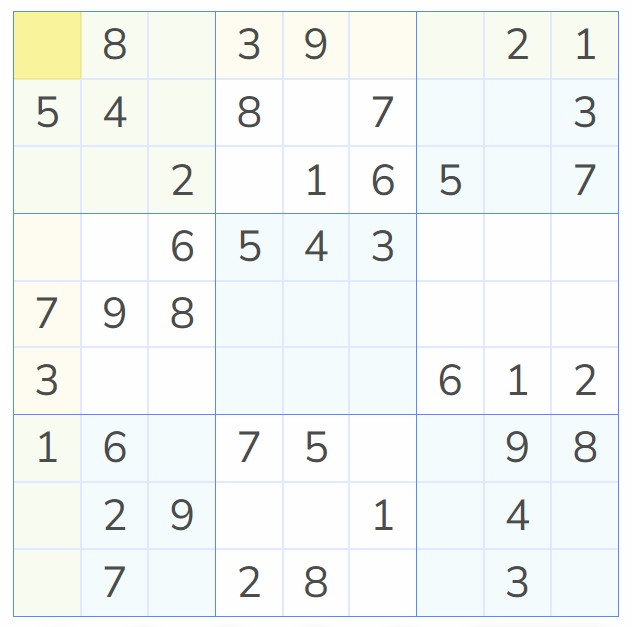
#> input picture SudokuImages/Sudoku6.jpg, 632 x 627 px, found by its file name
$ jupyter execute DigitExtractor.ipynb   (shell and % lines are left out)
#> lines starting #> are read from the running program, lines starting #| are printed output that depends on the picture; after the words box and inside, x2 and y2 are one past the last pixel; in counts of white or black regions, pixels touching at a corner belong together
# Extracting Numbers from a Sudoku

### Importing Libraries

[cell 1]
import cv2
import matplotlib.pyplot as plt
import numpy as np

#### Helper Function to display images

[cell 2]
def show(img):
    plt.figure()
    plt.imshow(img, cmap='gray')

#### Helper Function to save images

[cell 3]
def save_images(numbers):
    for i in range(len(numbers)):
        img = numbers[i]
        filename = str(i) + ".jpg"
        cv2.imwrite("number_images/" + filename, img)
        show(img)

### Reading the image

[cell 4]
image = cv2.imread('SudokuImages/Sudoku6.jpg')
#> image is the input picture: shape (627, 632, 3); mean B, G, R 244.5, 246.1, 242.5
image = cv2.resize(image, (640, 640))
#> image: shape (640, 640, 3)
# show(image)

### Converting image to grayscale

[cell 5]
gray = cv2.cvtColor(image, cv2.COLOR_BGR2GRAY)
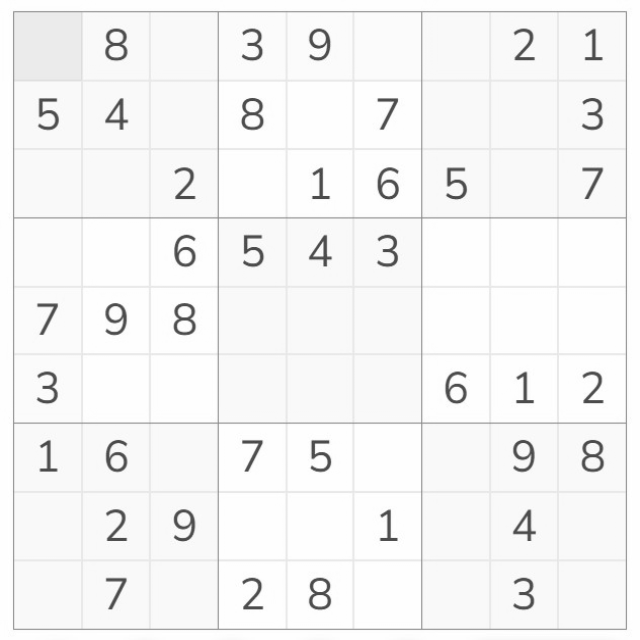
#> gray: shape (640, 640); min 66, max 255, mean 244.8
show(gray)

### Thresholding the image

[cell 6]
thresh = cv2.adaptiveThreshold(gray,255,cv2.ADAPTIVE_THRESH_GAUSSIAN_C, cv2.THRESH_BINARY_INV,57,5)
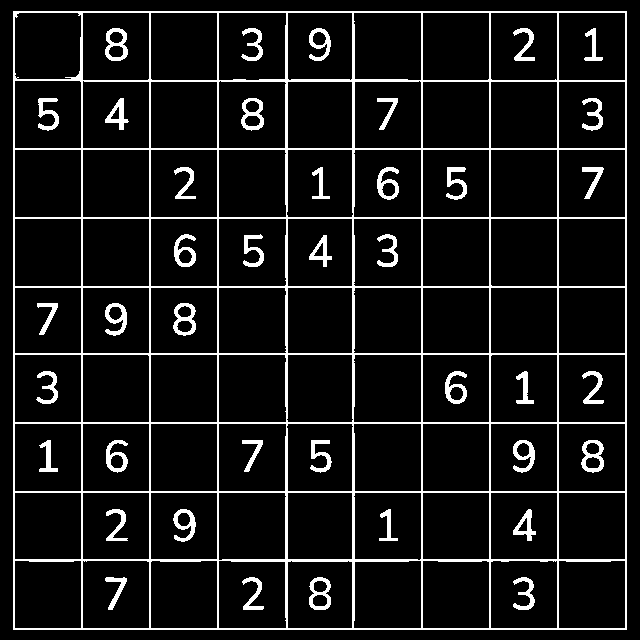
#> thresh: shape (640, 640); 9.2% white; 41 white regions
img_thresh = np.copy(thresh)
show(img_thresh)

### Find Contours and fill small contours (numbers, noise)

[cell 7]
conts, hierarchy = cv2.findContours(thresh, cv2.RETR_TREE, cv2.CHAIN_APPROX_SIMPLE)
#> conts = 143 contours; largest, box (x1, y1, x2, y2) and area: (13, 11, 627, 630) 378834, (218, 218, 287, 287) 4576, (353, 354, 422, 423) 4572, (218, 354, 287, 423) 4572, (353, 218, 422, 287) 4572
for contour in conts:
    area = cv2.contourArea(contour)
    if area < 1200:
        cv2.drawContours(thresh, [contour], -1, (0,0,0), -1)
#> this loop made 143 passes
#> area on passes 2 to 13: 4509, 4533.5, 229, 4507.5, 4507, 4355, 564, 153, 137, 4509, 215, 4511.5
#> (contour, area) on pass 1: ([[13, 11], [13, 629], [626, 629], [626, 11]], 378834)
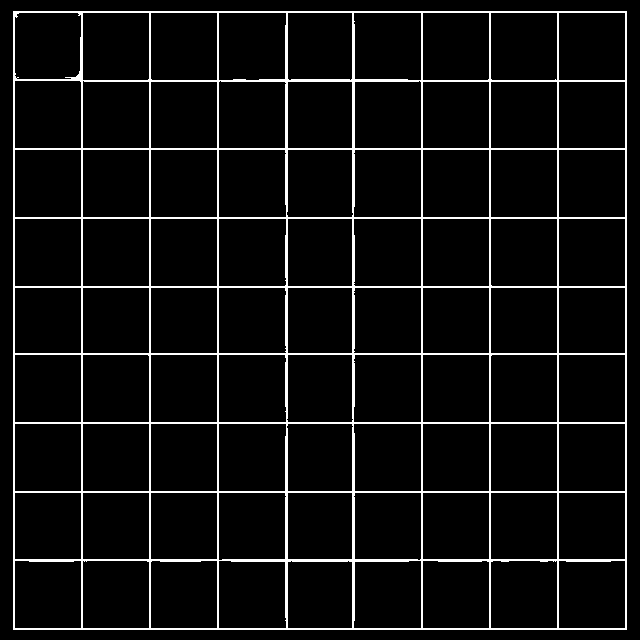
#> thresh: shape (640, 640); 6.3% white in thin lines or dots
show(thresh)

### Make Edges more Distinct

[cell 8]
vertical_kernel = cv2.getStructuringElement(cv2.MORPH_RECT, (1,5))
#> vertical_kernel = [1, 1, 1, 1, 1]
thresh = cv2.morphologyEx(thresh, cv2.MORPH_CLOSE, vertical_kernel, iterations=9)
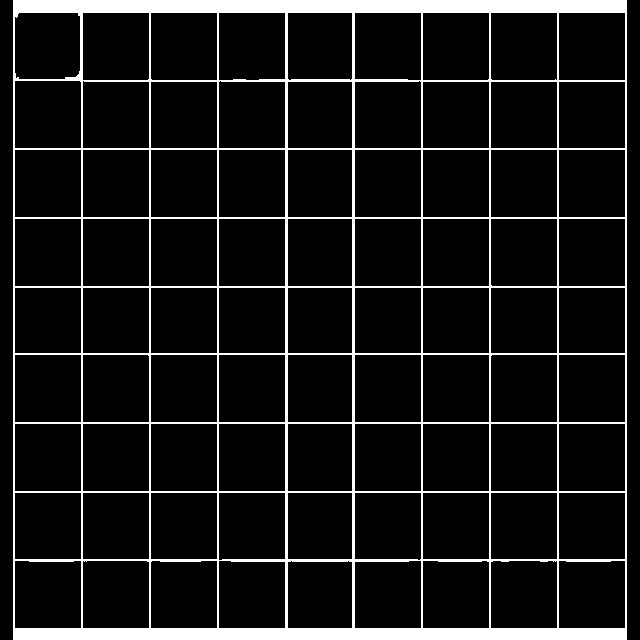
#> thresh: shape (640, 640); 9.5% white; 1 white region, box (x1, y1, x2, y2) and area: (13, 0, 627, 640) 39017
horizontal_kernel = cv2.getStructuringElement(cv2.MORPH_RECT, (5,1))
#> horizontal_kernel = [[1, 1, 1, 1, 1]]
thresh = cv2.morphologyEx(thresh, cv2.MORPH_CLOSE, horizontal_kernel, iterations=9)
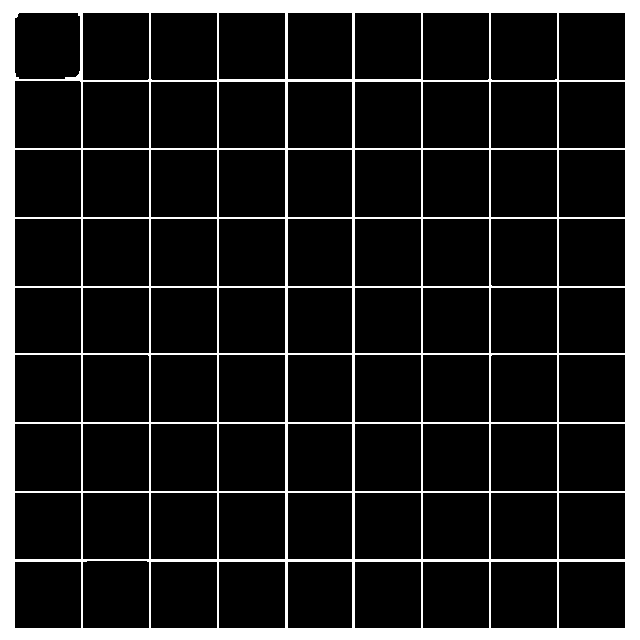
#> thresh: shape (640, 640); 13.6% white; 1 white region, box (x1, y1, x2, y2) and area: (0, 0, 640, 640) 55871
show(thresh)

### Inverting Image

[cell 9]
invert = 255 - thresh
#> invert: shape (640, 640); 86.4% white; 1 black region
show(invert)

### Finding Contours again to extract cell contours while excluding outline rectangles and noise

[cell 10]
contours, hierarchy = cv2.findContours(invert, cv2.RETR_TREE, cv2.CHAIN_APPROX_SIMPLE)
#> contours = 81 contours; largest, box (x1, y1, x2, y2) and area: (559, 424, 625, 491) 4290, (491, 424, 557, 491) 4290, (423, 424, 489, 491) 4290, (355, 424, 421, 491) 4290, (219, 424, 285, 491) 4290
contours = [cnt for cnt in contours if cv2.contourArea(cnt) < 8000 and cv2.contourArea(cnt) > 2000]

### Drawing extracted contours for better visualization

[cell 11]
white = np.ones((640, 640, 3), np.uint8) * 255
for cnt in contours:
    cv2.drawContours(white, [cnt], -1, (255, 0, 0), 1)
#> this loop made 81 passes
#> cnt on passes 1, 2, 3, 4, 5, 6, 7, 8, 10, 11, 12, 13: [[559, 562], [559, 627], [624, 627], [624, 562]], [[491, 562], [491, 627], [556, 627], [556, 562]], [[423, 562], [423, 627], [488, 627], [488, 562]], [[355, 562], [355, 627], [420, 627], [420, 562]], [[288, 562], [288, 627], [351, 627], [351, 562]], [[219, 562], [219, 627], [284, 627], [284, 562]], [[151, 562], [151, 627], [216, 627], [216, 562]], [[15, 562], [15, 627], [80, 627], [80, 562]], [[559, 493], [559, 558], [624, 558], [624, 493]], [[491, 493], [491, 558], [556, 558], [556, 493]], [[423, 493], [423, 558], [488, 558], [488, 493]], [[355, 493], [355, 558], [420, 558], [420, 493]]
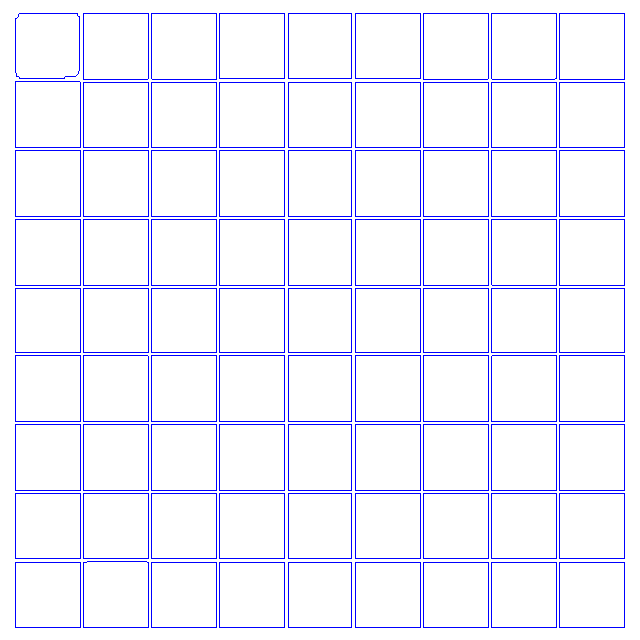
#> white: shape (640, 640, 3); mean of channels 0, 1, 2 255, 241.9, 241.9; drawn as B, G, R
show(white)

### Getting Bounding Rectangles of each contour

[cell 12]
rects = [cv2.boundingRect(cnt) for cnt in contours]
#> rects = 81 items, first 6: (559, 562, 66, 66), (491, 562, 66, 66), (423, 562, 66, 66), (355, 562, 66, 66), (288, 562, 64, 66), (219, 562, 66, 66)
# print(len(contours))

### Drawing Bounding Rectangles for better visualization

[cell 13]
white = np.ones((640, 640, 3), np.uint8) * 255
for rect in rects:
    x, y, w, h = rect
    cv2.rectangle(white, (x, y), (x+w, y+h), (255, 0, 0), 1)
#> this loop made 81 passes
#> (x, y, w, h) on passes 1 to 12: (559, 562, 66, 66), (491, 562, 66, 66), (423, 562, 66, 66), (355, 562, 66, 66), (288, 562, 64, 66), (219, 562, 66, 66), (151, 562, 66, 66), (15, 562, 66, 66), (83, 561, 66, 67), (559, 493, 66, 66), (491, 493, 66, 66), (423, 493, 66, 66)
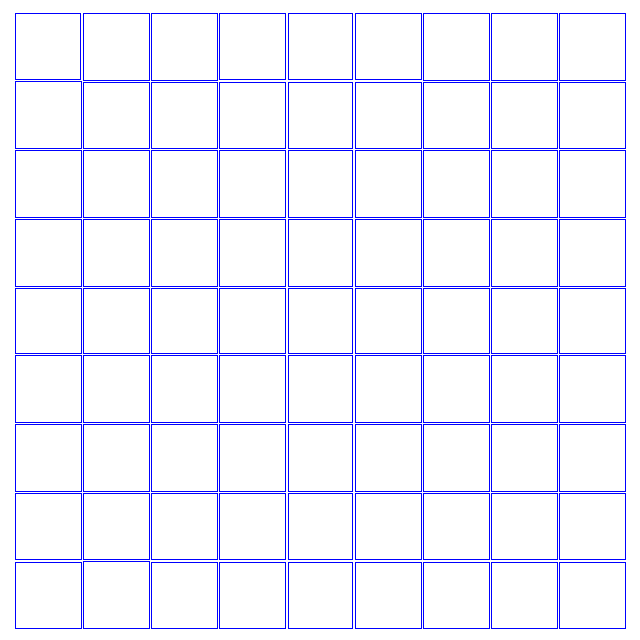
#> white: shape (640, 640, 3); mean of channels 0, 1, 2 255, 241.7, 241.7; drawn as B, G, R
show(white)

### Sorting the bounding rectangles in a left-to-right, top-to-bottom fashion

[cell 14]
rects = sorted(rects, key= lambda roi: (roi[1]))
#> rects = 81 items, first 6: (559, 13, 66, 67), (491, 13, 66, 67), (423, 13, 66, 67), (355, 13, 66, 66), (288, 13, 64, 66), (219, 13, 66, 66)
for i in range(9):
    rects[9*i : 9*(i+1)] = sorted(rects[9*i : 9*(i+1)], key= lambda roi: (roi[0]))
#> after the loop, rects = 81 items, first 6: (15, 13, 65, 66), (83, 13, 66, 67), (151, 13, 66, 67), (219, 13, 66, 66), (288, 13, 64, 66), (355, 13, 66, 66)

### Extracting cells from grayscale image

[cell 15]
numbers = []
for roi in rects:
    x, y, w, h = roi
    num = img_thresh[y:y+h,x:x+w]
    numbers.append(num)
#> this loop made 81 passes
#> pass 1, `num = img_thresh[y:y+h,x:x+w]`:
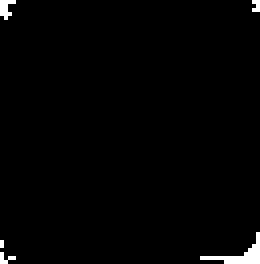
#> num: shape (66, 65) (shown 4 times larger); 1.4% white; 5 white regions (4 under 20 px), largest, box (x1, y1, x2, y2) and area: (50, 58, 65, 66) 36
#> pass 3, `num = img_thresh[y:y+h,x:x+w]`:
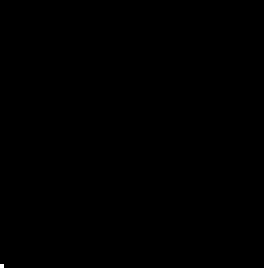
#> num: shape (67, 66) (shown 4 times larger); 0.02% white in thin lines or dots, all inside (x1, y1, x2, y2) = (0, 66, 1, 67)
#> after the loop, numbers = 81 items

[cell 16]
for num in numbers:
    print(num.sum())
#> this loop made 81 passes
#| 15555
#| 95880
#| 255
#| 73185
#| 84915
#| 0
#| 255
#| 74205
#> (further printed lines are left out)

### Saving the extracted cells into the number_images directory

[cell 17]
save_images(numbers)
#> the loop in save_images, `for i in range(len(numbers)):` made 81 passes
#> filename on passes 1 to 12: '0.jpg', '1.jpg', '2.jpg', '3.jpg', '4.jpg', '5.jpg', '6.jpg', '7.jpg', '8.jpg', '9.jpg', '10.jpg', '11.jpg'
#> after the loop in save_images, `for i in range(len(numbers)):`: img: shape (66, 66); every value is 0
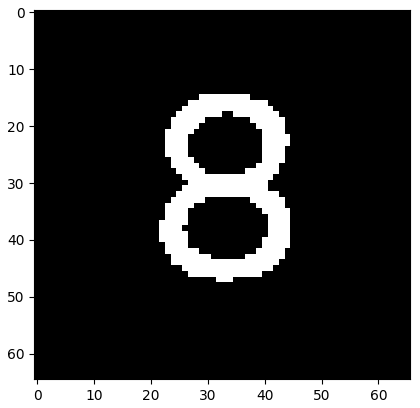
#> figure drawn by matplotlib, 1 panel

$ run again, with SudokuImages/Sudoku1.jpg copied over SudokuImages/Sudoku6.jpg
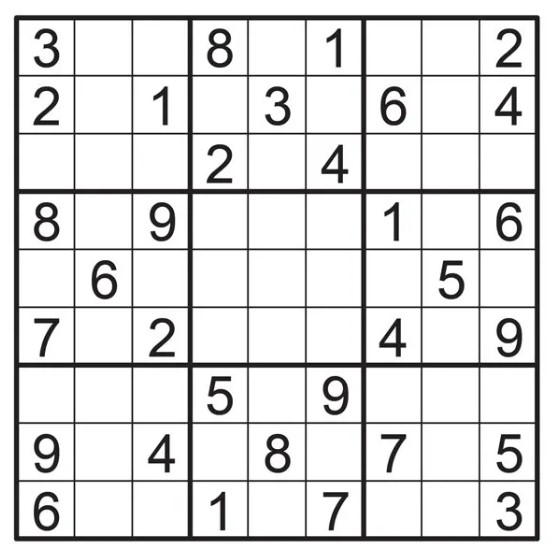
#> input picture SudokuImages/Sudoku1.jpg, 556 x 552 px, found by its file name
#> image is the input picture: shape (552, 556, 3); mean B, G, R 222.3, 222.3, 222.4
#> image: shape (640, 640, 3)
#> conts = 132 contours; largest, box (x1, y1, x2, y2) and area: (16, 17, 622, 628) 369045, (286, 491, 352, 557) 4161, (486, 491, 551, 557) 4158, (486, 290, 551, 356) 4156, (86, 290, 152, 356) 4132
#> the loop `for contour in conts:` made 132 passes
#> area on passes 1 to 8: 369045, 3910.5, 514.5, 4030, 3914.5, 3904, 396, 4044.5
#> after the loop `for contour in conts:`:
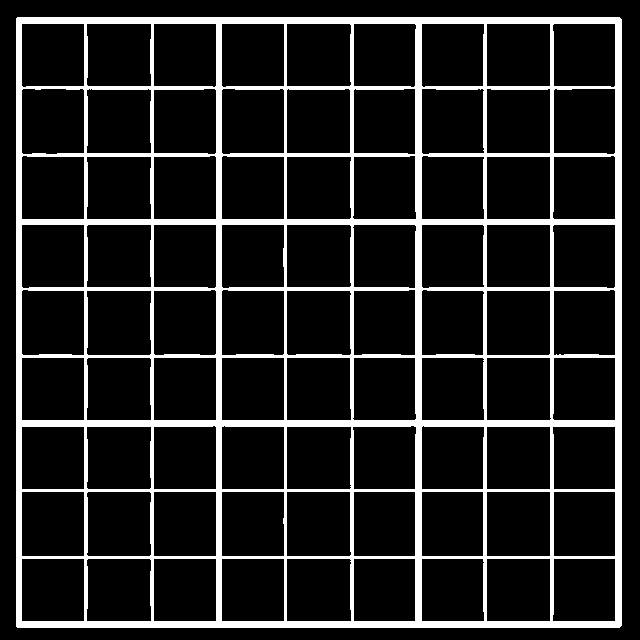
#> thresh: shape (640, 640); 13.7% white; 1 white region, box (x1, y1, x2, y2) and area: (16, 17, 622, 628) 56054
#> vertical_kernel = [1, 1, 1, 1, 1]
#> horizontal_kernel = [[1, 1, 1, 1, 1]]
#> invert: shape (640, 640); 76.5% white; 1 black region
#> `contours, hierarchy = cv2.findContours(invert, cv2.RETR_TREE, cv2.CHAI..`: contours = 82 contours; largest, box (x1, y1, x2, y2) and area: (487, 492, 550, 556) 3906, (287, 492, 350, 556) 3906, (487, 291, 550, 355) 3906, (287, 291, 350, 354) 3844, (487, 90, 550, 153) 3844
#> `contours = [cnt for cnt in contours if cv2.contourArea(cnt) < 8000 and..`: contours = 81 contours; largest, box (x1, y1, x2, y2) and area: (487, 492, 550, 556) 3906, (287, 492, 350, 556) 3906, (487, 291, 550, 355) 3906, (287, 291, 350, 354) 3844, (487, 90, 550, 153) 3844
#> the loop `for cnt in contours:` made 81 passes
#> cnt on passes 1 to 8: [[554, 559], [554, 620], [614, 620], [614, 559]], [[487, 559], [487, 620], [549, 620], [549, 559]], [[422, 559], [422, 620], [482, 620], [482, 559]], [[354, 559], [354, 620], [414, 620], [414, 559]], [[287, 559], [287, 620], [349, 620], [349, 559]], [[222, 559], [222, 620], [283, 620], [283, 559]], [[154, 559], [154, 620], [215, 620], [215, 559]], [[88, 559], [88, 620], [149, 620], [149, 559]]
#> `rects = [cv2.boundingRect(cnt) for cnt in contours]`: rects = 81 items, first 6: (554, 559, 61, 62), (487, 559, 63, 62), (422, 559, 61, 62), (354, 559, 61, 62), (287, 559, 63, 62), (222, 559, 62, 62)
#> the loop `for rect in rects:` made 81 passes
#> `rects = sorted(rects, key= lambda roi: (roi[1]))`: rects = 81 items, first 6: (554, 24, 61, 62), (487, 24, 63, 62), (422, 24, 61, 62), (354, 24, 61, 62), (287, 24, 63, 62), (222, 24, 62, 62)
#> after the loop `for i in range(9):`: rects = 81 items, first 6: (22, 24, 62, 62), (88, 24, 62, 62), (154, 24, 62, 62), (222, 24, 62, 62), (287, 24, 63, 62), (354, 24, 61, 62)
#> the loop `for roi in rects:` made 81 passes
#> after the loop `for roi in rects:`: numbers = 81 items
#> the loop `for num in numbers:` made 81 passes
#| 153765
#| 0
#| 0
#| 183600
#| 0
#> (further printed lines are left out)
#> the loop in save_images, `for i in range(len(numbers)):` made 81 passes
#> filename on passes 1 to 8: '0.jpg', '1.jpg', '2.jpg', '3.jpg', '4.jpg', '5.jpg', '6.jpg', '7.jpg'
#> `[cell 17] save_images(numbers)`:
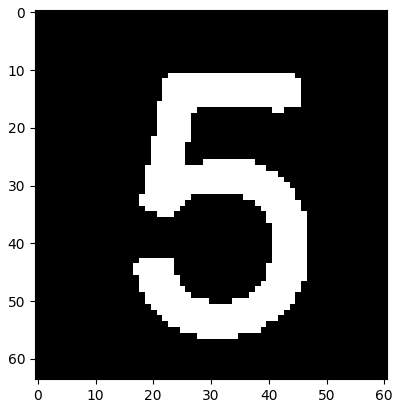
#> figure drawn by matplotlib, 1 panel

$ run again, with SudokuImages/Sudoku2.jpg copied over SudokuImages/Sudoku6.jpg
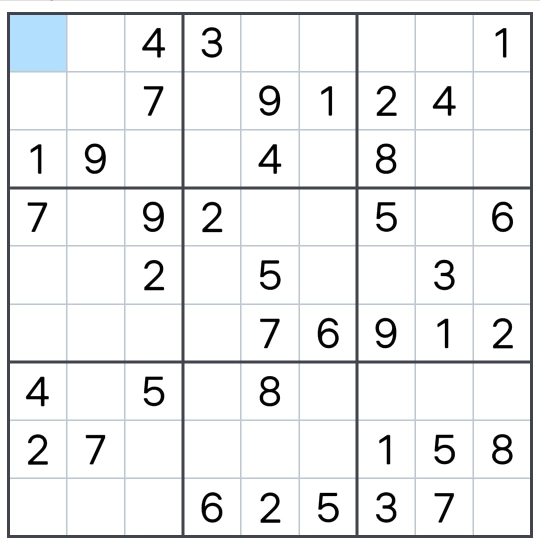
#> input picture SudokuImages/Sudoku2.jpg, 1080 x 1098 px, found by its file name (shown at 1/2 size)
#> image is the input picture: shape (1098, 1080, 3); mean B, G, R 238.7, 237.8, 236.9
#> image: shape (640, 640, 3)
#> conts = 138 contours, 1 with area under 20; largest, box (x1, y1, x2, y2) and area: (8, 14, 632, 627) 381276, (285, 287, 355, 355) 4621, (492, 287, 561, 355) 4554, (79, 287, 148, 355) 4554, (285, 490, 355, 557) 4552
#> the loop `for contour in conts:` made 138 passes
#> area on passes 2 to 9: 4418, 197.5, 4500, 290, 4418, 4371.5, 4376, 286
#> vertical_kernel = [1, 1, 1, 1, 1]
#> horizontal_kernel = [[1, 1, 1, 1, 1]]
#> invert: shape (640, 640); 84.6% white; 1 black region
#> contours = 81 contours; largest, box (x1, y1, x2, y2) and area: (286, 288, 354, 354) 4355, (493, 288, 560, 354) 4290, (80, 288, 147, 354) 4290, (286, 491, 354, 556) 4288, (286, 424, 354, 489) 4288
#> the loop `for cnt in contours:` made 81 passes
#> cnt on passes 1 to 8: [[562, 559], [562, 622], [627, 622], [627, 559]], [[493, 559], [493, 622], [559, 622], [559, 559]], [[425, 559], [425, 622], [490, 622], [490, 559]], [[356, 559], [356, 622], [420, 622], [420, 559]], [[286, 559], [286, 622], [353, 622], [353, 559]], [[219, 559], [219, 622], [283, 622], [283, 559]], [[149, 559], [149, 622], [214, 622], [214, 559]], [[80, 559], [80, 622], [146, 622], [146, 559]]
#> `rects = [cv2.boundingRect(cnt) for cnt in contours]`: rects = 81 items, first 6: (562, 559, 66, 64), (493, 559, 67, 64), (425, 559, 66, 64), (356, 559, 65, 64), (286, 559, 68, 64), (219, 559, 65, 64)
#> the loop `for rect in rects:` made 81 passes
#> `rects = sorted(rects, key= lambda roi: (roi[1]))`: rects = 81 items, first 6: (562, 18, 66, 65), (493, 18, 67, 65), (425, 18, 66, 65), (356, 18, 65, 65), (286, 18, 68, 65), (219, 18, 65, 65)
#> after the loop `for i in range(9):`: rects = 81 items, first 6: (12, 18, 58, 56), (80, 18, 67, 65), (149, 18, 66, 65), (219, 18, 65, 65), (286, 18, 68, 65), (356, 18, 65, 65)
#> the loop `for roi in rects:` made 81 passes
#> after the loop `for roi in rects:`: numbers = 81 items
#> the loop `for num in numbers:` made 81 passes
#| 5355
#| 0
#| 92820
#| 92055
#| 510
#> (further printed lines are left out)
#> the loop in save_images, `for i in range(len(numbers)):` made 81 passes
#> filename on passes 1 to 8: '0.jpg', '1.jpg', '2.jpg', '3.jpg', '4.jpg', '5.jpg', '6.jpg', '7.jpg'
#> `[cell 17] save_images(numbers)`:
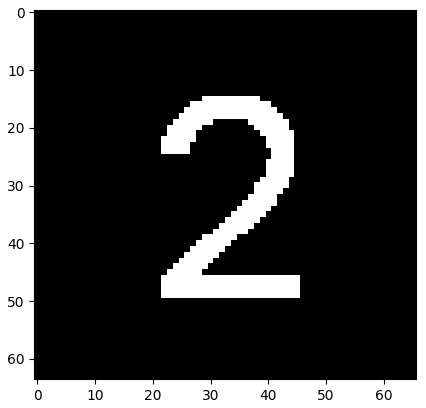
#> figure drawn by matplotlib, 1 panel
